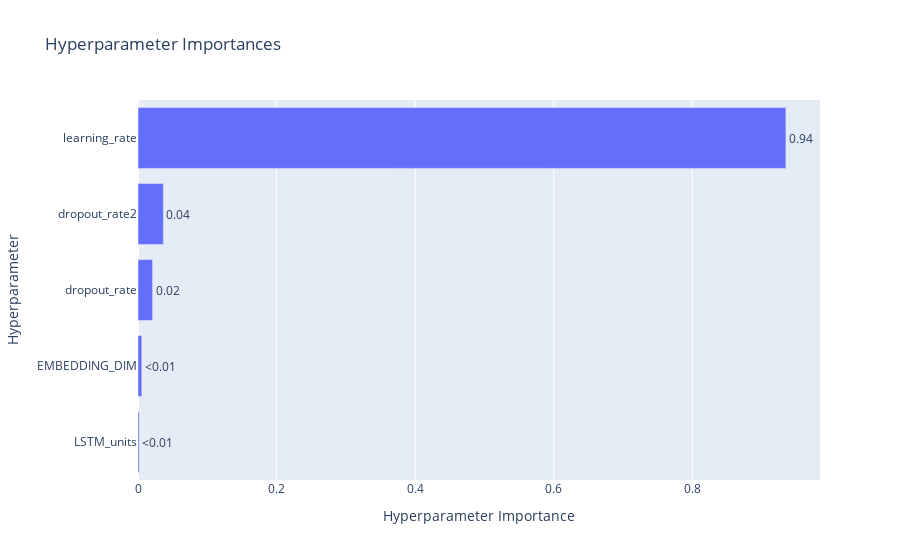

The notebook cell saved with this chart:
### Code cell
optuna.visualization.plot_param_importances(study)

### Figure 1 — Plotly figure (JSON) as saved in the notebook; plotly's stock layout.template omitted (floating-point values rounded to 4 significant figures)
{"data": [{"cliponaxis": false, "hovertemplate": ["LSTM_units (CategoricalDistribution): 0.0017280904489586867<extra></extra>", "EMBEDDING_DIM (CategoricalDistribution): 0.005484134312585751<extra></extra>", "dropout_rate (FloatDistribution): 0.02105723457827192<extra></extra>", "dropout_rate2 (FloatDistribution): 0.03662195517133807<extra></extra>", "learning_rate (FloatDistribution): 0.9351085854888456<extra></extra>"], "name": "Objective Value", "orientation": "h", "text": ["<0.01", "<0.01", "0.02", "0.04", "0.94"], "textposition": "outside", "type": "bar", "x": [0.001728, 0.005484, 0.02106, 0.03662, 0.9351], "y": ["LSTM_units", "EMBEDDING_DIM", "dropout_rate", "dropout_rate2", "learning_rate"]}], "layout": {"title": {"text": "Hyperparameter Importances"}, "xaxis": {"title": {"text": "Hyperparameter Importance"}}, "yaxis": {"title": {"text": "Hyperparameter"}}}}
